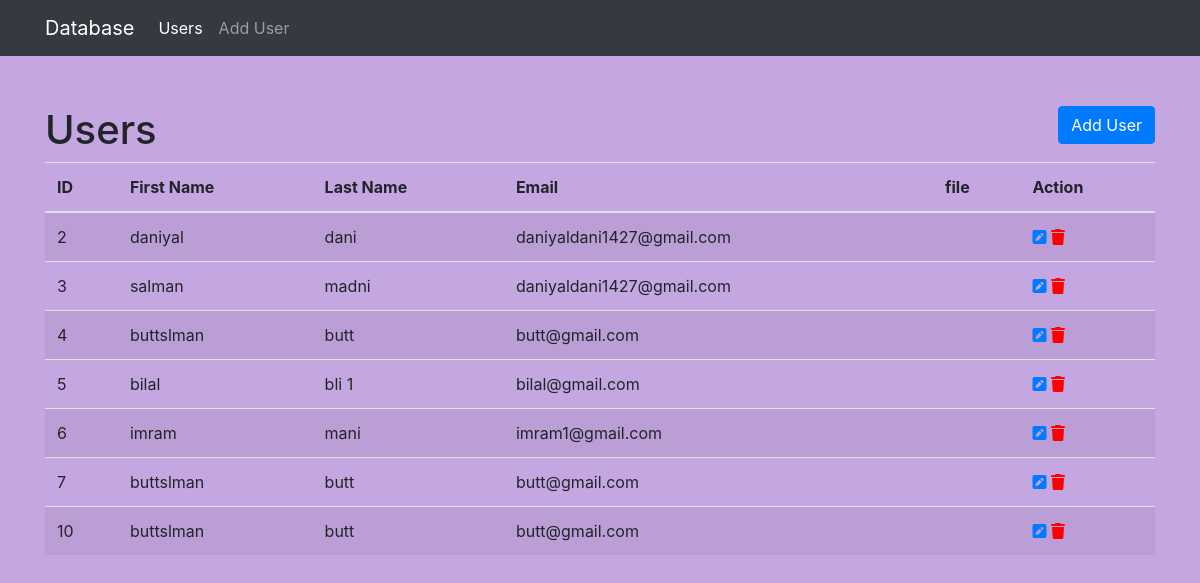
The app's page /user_app/dani/ with its own data.
### user_app/models.py (models this page shows)
class Student(models.Model):
    first_name = models.CharField(max_length=225)
    last_name = models.CharField(max_length=225)
    email = models.CharField(max_length=225)
    image = models.FileField(upload_to='users/',null=True)

### user_app/views.py (the view)
# urls.py: path('dani/',views.users ,name='users'),
def users(request):
    students =Student.objects.all()
    return render(request,'users.html',{'students':students})

### user_app/templates/users.html (shortened to what this page needs)
<!DOCTYPE html>
<html lang="en">
<head>
    <link rel="stylesheet" href="https://cdn.jsdelivr.net/npm/bootstrap@4.0.0/dist/css/bootstrap.min.css">
    <link rel="stylesheet" href="https://cdnjs.cloudflare.com/ajax/libs/font-awesome/6.4.2/css/all.min.css">
    <link rel="stylesheet" href="https://cdnjs.cloudflare.com/ajax/libs/font-awesome/6.4.2/css/all.min.css" />
</head>
<body>
    <nav class="navbar navbar-expand-lg navbar-dark bg-dark">
        <div class="container">
            <a class="navbar-brand" href="{% url 'users' %}">Database</a>
            <div class="navbar-collapse">
                <ul class="navbar-nav ">
                    <li class="nav-item">
                    <a class="nav-link active" aria-current="page" href="{% url 'users' %}">Users</a>
                    </li>
                    <li class="nav-item">
                    <a class="nav-link" href="{% url 'create' %}">Add User</a>
                    </li>
                </ul>
            </div>
        </div>
    </nav>
    <div class="container">
        <div class="heading">
            <h1>Users</h1>
            <div>
                <a class="btn btn-primary" href="{% url 'create' %}"> Add User</a>
            </div>
        </div>
        <table class="table table-striped ">
            <thead>
                <tr>
                    <th>ID</th>
                    <th>First Name</th>
                    <th>Last Name</th>
                    <th>Email</th>
                    <th>file</th>
                    <th>Action</th>
                </tr>
            </thead>
            <tbody>
                {% for student in students %}
                    <tr>
                        <td> {{ student.id }} </td>
                        <td> {{ student.first_name }} </td>
                        <td> {{ student.last_name }} </td>
                        <td> {{ student.email }} </td>
                        <td  <img src="../media/users"  </td>
                        <td> <a href="{% url 'update' id=student.id %}"><i class="fa-solid fa-square-pen"></i></a> <a href="{% url 'delete' id=student.id %}" style="color:red"><i class="fa-sharp fa-solid fa-trash"></i></a> </td>
                     </tr>
                 {% endfor %}
            </tbody>
        </table>
    </div>
</body>
</html>

### user_app/templates/users.html (style rules this page uses)
.heading { display: flex; justify-content: space-between; margin-top: 50px; }
body { background-color: rgb(196, 166, 224); }

### records on screen
Student: id "2", first_name "daniyal", last_name "dani", email "daniyaldani1427@gmail.com"
Student: id "3", first_name "salman", last_name "madni", email "daniyaldani1427@gmail.com"
Student: id "4", first_name "buttslman", last_name "butt", email "butt@gmail.com"
Student: id "5", first_name "bilal", last_name "bli 1", email "bilal@gmail.com"
Student: id "6", first_name "imram", last_name "mani", email "imram1@gmail.com"
Student: id "7", first_name "buttslman", last_name "butt", email "butt@gmail.com"
Student: id "10", first_name "buttslman", last_name "butt", email "butt@gmail.com"
